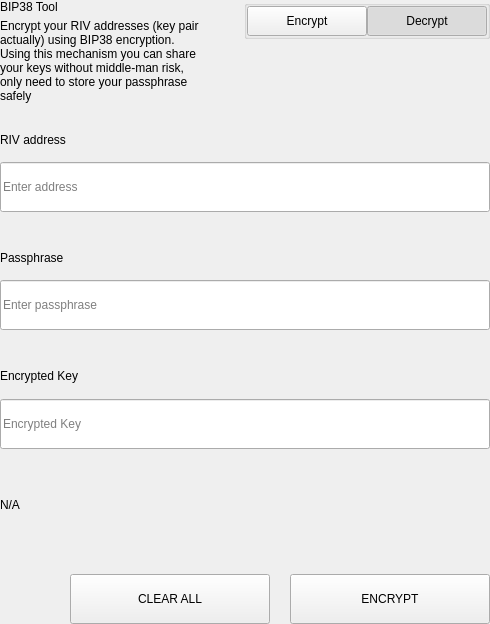
<?xml version="1.0" encoding="UTF-8"?>
<ui version="4.0">
 <class>SettingsBitToolWidget</class>
 <widget class="QWidget" name="SettingsBitToolWidget">
  <property name="geometry">
   <rect>
    <x>0</x>
    <y>0</y>
    <width>490</width>
    <height>624</height>
   </rect>
  </property>
  <property name="windowTitle">
   <string>Form</string>
  </property>
  <layout class="QVBoxLayout" name="verticalLayout">
   <property name="spacing">
    <number>0</number>
   </property>
   <property name="leftMargin">
    <number>0</number>
   </property>
   <property name="topMargin">
    <number>0</number>
   </property>
   <property name="rightMargin">
    <number>0</number>
   </property>
   <property name="bottomMargin">
    <number>0</number>
   </property>
   <item>
    <widget class="QWidget" name="left" native="true">
     <layout class="QVBoxLayout" name="verticalLayout_3">
      <property name="leftMargin">
       <number>0</number>
      </property>
      <property name="topMargin">
       <number>0</number>
      </property>
      <property name="rightMargin">
       <number>0</number>
      </property>
      <property name="bottomMargin">
       <number>0</number>
      </property>
      <item>
       <layout class="QVBoxLayout" name="verticalLayout_2">
        <property name="spacing">
         <number>0</number>
        </property>
        <item>
         <layout class="QHBoxLayout" name="horizontalLayout_3" stretch="3,1">
          <property name="spacing">
           <number>40</number>
          </property>
          <item>
           <layout class="QVBoxLayout" name="verticalLayoutTitle">
            <property name="spacing">
             <number>5</number>
            </property>
            <item>
             <widget class="QLabel" name="labelTitle">
              <property name="text">
               <string>BIP38 Tool</string>
              </property>
             </widget>
            </item>
            <item>
             <widget class="QLabel" name="labelSubtitle1">
              <property name="text">
               <string>Encrypt your RIV addresses (key pair actually) using BIP38 encryption.
Using this mechanism you can share your keys without middle-man risk, only need to store your passphrase safely</string>
              </property>
              <property name="wordWrap">
               <bool>true</bool>
              </property>
             </widget>
            </item>
           </layout>
          </item>
          <item alignment="Qt::AlignTop">
           <widget class="QGroupBox" name="groupBox">
            <property name="title">
             <string/>
            </property>
            <property name="alignment">
             <set>Qt::AlignLeading|Qt::AlignLeft|Qt::AlignTop</set>
            </property>
            <layout class="QHBoxLayout" name="horizontalLayout_4">
             <property name="spacing">
              <number>0</number>
             </property>
             <property name="leftMargin">
              <number>0</number>
             </property>
             <property name="topMargin">
              <number>0</number>
             </property>
             <property name="rightMargin">
              <number>0</number>
             </property>
             <property name="bottomMargin">
              <number>0</number>
             </property>
             <item>
              <spacer name="horizontalSpacer">
               <property name="orientation">
                <enum>Qt::Horizontal</enum>
               </property>
               <property name="sizeHint" stdset="0">
                <size>
                 <width>40</width>
                 <height>20</height>
                </size>
               </property>
              </spacer>
             </item>
             <item>
              <widget class="QPushButton" name="pushLeft">
               <property name="minimumSize">
                <size>
                 <width>120</width>
                 <height>30</height>
                </size>
               </property>
               <property name="maximumSize">
                <size>
                 <width>120</width>
                 <height>30</height>
                </size>
               </property>
               <property name="focusPolicy">
                <enum>Qt::NoFocus</enum>
               </property>
               <property name="text">
                <string>Encrypt</string>
               </property>
               <property name="checkable">
                <bool>true</bool>
               </property>
               <property name="autoExclusive">
                <bool>true</bool>
               </property>
              </widget>
             </item>
             <item>
              <widget class="QPushButton" name="pushRight">
               <property name="minimumSize">
                <size>
                 <width>120</width>
                 <height>30</height>
                </size>
               </property>
               <property name="maximumSize">
                <size>
                 <width>120</width>
                 <height>30</height>
                </size>
               </property>
               <property name="focusPolicy">
                <enum>Qt::NoFocus</enum>
               </property>
               <property name="text">
                <string>Decrypt</string>
               </property>
               <property name="checkable">
                <bool>true</bool>
               </property>
               <property name="checked">
                <bool>true</bool>
               </property>
               <property name="autoExclusive">
                <bool>true</bool>
               </property>
              </widget>
             </item>
            </layout>
           </widget>
          </item>
         </layout>
        </item>
        <item>
         <widget class="QStackedWidget" name="stackedWidget">
          <property name="currentIndex">
           <number>1</number>
          </property>
          <widget class="QWidget" name="pageDecrypt">
           <layout class="QVBoxLayout" name="verticalLayout_5">
            <property name="spacing">
             <number>0</number>
            </property>
            <property name="leftMargin">
             <number>0</number>
            </property>
            <property name="topMargin">
             <number>0</number>
            </property>
            <property name="rightMargin">
             <number>0</number>
            </property>
            <property name="bottomMargin">
             <number>0</number>
            </property>
            <item>
             <widget class="QWidget" name="widget" native="true">
              <property name="minimumSize">
               <size>
                <width>0</width>
                <height>100</height>
               </size>
              </property>
              <layout class="QVBoxLayout" name="verticalLayout_4">
               <property name="spacing">
                <number>0</number>
               </property>
               <property name="leftMargin">
                <number>0</number>
               </property>
               <property name="topMargin">
                <number>0</number>
               </property>
               <property name="rightMargin">
                <number>0</number>
               </property>
               <property name="bottomMargin">
                <number>0</number>
               </property>
               <item>
                <spacer name="verticalSpacer_2">
                 <property name="orientation">
                  <enum>Qt::Vertical</enum>
                 </property>
                 <property name="sizeType">
                  <enum>QSizePolicy::Fixed</enum>
                 </property>
                 <property name="sizeHint" stdset="0">
                  <size>
                   <width>20</width>
                   <height>20</height>
                  </size>
                 </property>
                </spacer>
               </item>
               <item>
                <layout class="QHBoxLayout" name="horizontalLayout_6" stretch="2">
                 <property name="spacing">
                  <number>0</number>
                 </property>
                 <item>
                  <layout class="QVBoxLayout" name="verticalLayout_7">
                   <property name="spacing">
                    <number>9</number>
                   </property>
                   <item>
                    <widget class="QLabel" name="labelSubtitleKey">
                     <property name="minimumSize">
                      <size>
                       <width>0</width>
                       <height>20</height>
                      </size>
                     </property>
                     <property name="maximumSize">
                      <size>
                       <width>16777215</width>
                       <height>20</height>
                      </size>
                     </property>
                     <property name="text">
                      <string>Encrypted key</string>
                     </property>
                    </widget>
                   </item>
                   <item>
                    <widget class="QLineEdit" name="lineEditKey">
                     <property name="minimumSize">
                      <size>
                       <width>0</width>
                       <height>50</height>
                      </size>
                     </property>
                     <property name="maximumSize">
                      <size>
                       <width>16777215</width>
                       <height>50</height>
                      </size>
                     </property>
                     <property name="placeholderText">
                      <string>Enter a encrypted key</string>
                     </property>
                    </widget>
                   </item>
                  </layout>
                 </item>
                </layout>
               </item>
               <item>
                <spacer name="verticalSpacer_3">
                 <property name="orientation">
                  <enum>Qt::Vertical</enum>
                 </property>
                 <property name="sizeType">
                  <enum>QSizePolicy::Fixed</enum>
                 </property>
                 <property name="sizeHint" stdset="0">
                  <size>
                   <width>20</width>
                   <height>20</height>
                  </size>
                 </property>
                </spacer>
               </item>
               <item>
                <layout class="QVBoxLayout" name="verticalLayout_9">
                 <property name="spacing">
                  <number>9</number>
                 </property>
                 <item>
                  <widget class="QLabel" name="labelSubtitlePassphrase">
                   <property name="maximumSize">
                    <size>
                     <width>16777215</width>
                     <height>20</height>
                    </size>
                   </property>
                   <property name="text">
                    <string>Passphrase</string>
                   </property>
                  </widget>
                 </item>
                 <item>
                  <widget class="QLineEdit" name="lineEditPassphrase">
                   <property name="minimumSize">
                    <size>
                     <width>0</width>
                     <height>50</height>
                    </size>
                   </property>
                   <property name="maximumSize">
                    <size>
                     <width>16777215</width>
                     <height>50</height>
                    </size>
                   </property>
                   <property name="placeholderText">
                    <string>Enter a passphrase</string>
                   </property>
                  </widget>
                 </item>
                </layout>
               </item>
               <item>
                <spacer name="verticalSpacer_4">
                 <property name="orientation">
                  <enum>Qt::Vertical</enum>
                 </property>
                 <property name="sizeType">
                  <enum>QSizePolicy::Fixed</enum>
                 </property>
                 <property name="sizeHint" stdset="0">
                  <size>
                   <width>20</width>
                   <height>20</height>
                  </size>
                 </property>
                </spacer>
               </item>
               <item>
                <widget class="QWidget" name="widget_3" native="true">
                 <property name="sizePolicy">
                  <sizepolicy hsizetype="Preferred" vsizetype="Fixed">
                   <horstretch>0</horstretch>
                   <verstretch>0</verstretch>
                  </sizepolicy>
                 </property>
                 <layout class="QVBoxLayout" name="verticalLayout_10">
                  <property name="spacing">
                   <number>9</number>
                  </property>
                  <property name="leftMargin">
                   <number>0</number>
                  </property>
                  <property name="topMargin">
                   <number>0</number>
                  </property>
                  <property name="rightMargin">
                   <number>0</number>
                  </property>
                  <property name="bottomMargin">
                   <number>0</number>
                  </property>
                  <item>
                   <widget class="QLabel" name="labelSubtitleDecryptResult">
                    <property name="minimumSize">
                     <size>
                      <width>0</width>
                      <height>20</height>
                     </size>
                    </property>
                    <property name="maximumSize">
                     <size>
                      <width>16777215</width>
                      <height>20</height>
                     </size>
                    </property>
                    <property name="text">
                     <string>Decrypted address result</string>
                    </property>
                   </widget>
                  </item>
                  <item>
                   <widget class="QWidget" name="widget_4" native="true">
                    <layout class="QHBoxLayout" name="horizontalLayout" stretch="6,0,1">
                     <property name="spacing">
                      <number>0</number>
                     </property>
                     <property name="leftMargin">
                      <number>0</number>
                     </property>
                     <property name="topMargin">
                      <number>0</number>
                     </property>
                     <property name="rightMargin">
                      <number>0</number>
                     </property>
                     <property name="bottomMargin">
                      <number>0</number>
                     </property>
                     <item alignment="Qt::AlignVCenter">
                      <widget class="QLineEdit" name="lineEditDecryptResult">
                       <property name="minimumSize">
                        <size>
                         <width>0</width>
                         <height>50</height>
                        </size>
                       </property>
                       <property name="maximumSize">
                        <size>
                         <width>16777215</width>
                         <height>50</height>
                        </size>
                       </property>
                       <property name="placeholderText">
                        <string>Decrypted Address</string>
                       </property>
                      </widget>
                     </item>
                     <item>
                      <spacer name="horizontalSpacer_4">
                       <property name="orientation">
                        <enum>Qt::Horizontal</enum>
                       </property>
                       <property name="sizeType">
                        <enum>QSizePolicy::Fixed</enum>
                       </property>
                       <property name="sizeHint" stdset="0">
                        <size>
                         <width>20</width>
                         <height>50</height>
                        </size>
                       </property>
                      </spacer>
                     </item>
                     <item>
                      <widget class="QPushButton" name="pushButtonImport">
                       <property name="minimumSize">
                        <size>
                         <width>140</width>
                         <height>40</height>
                        </size>
                       </property>
                       <property name="text">
                        <string>Import Address</string>
                       </property>
                      </widget>
                     </item>
                    </layout>
                   </widget>
                  </item>
                 </layout>
                </widget>
               </item>
               <item>
                <widget class="QLabel" name="statusLabel_DEC">
                 <property name="maximumSize">
                  <size>
                   <width>16777215</width>
                   <height>40</height>
                  </size>
                 </property>
                 <property name="text">
                  <string/>
                 </property>
                </widget>
               </item>
               <item>
                <spacer name="verticalSpacer">
                 <property name="orientation">
                  <enum>Qt::Vertical</enum>
                 </property>
                 <property name="sizeType">
                  <enum>QSizePolicy::Preferred</enum>
                 </property>
                 <property name="sizeHint" stdset="0">
                  <size>
                   <width>20</width>
                   <height>20</height>
                  </size>
                 </property>
                </spacer>
               </item>
               <item>
                <layout class="QHBoxLayout" name="horizontalLayout_7">
                 <property name="spacing">
                  <number>0</number>
                 </property>
                 <item>
                  <spacer name="horizontalSpacer_5">
                   <property name="orientation">
                    <enum>Qt::Horizontal</enum>
                   </property>
                   <property name="sizeType">
                    <enum>QSizePolicy::Expanding</enum>
                   </property>
                   <property name="sizeHint" stdset="0">
                    <size>
                     <width>40</width>
                     <height>20</height>
                    </size>
                   </property>
                  </spacer>
                 </item>
                 <item>
                  <widget class="QPushButton" name="pushButtonDecryptClear">
                   <property name="minimumSize">
                    <size>
                     <width>200</width>
                     <height>50</height>
                    </size>
                   </property>
                   <property name="maximumSize">
                    <size>
                     <width>200</width>
                     <height>50</height>
                    </size>
                   </property>
                   <property name="text">
                    <string>CLEAR</string>
                   </property>
                  </widget>
                 </item>
                 <item>
                  <spacer name="horizontalSpacer_3">
                   <property name="orientation">
                    <enum>Qt::Horizontal</enum>
                   </property>
                   <property name="sizeType">
                    <enum>QSizePolicy::Fixed</enum>
                   </property>
                   <property name="sizeHint" stdset="0">
                    <size>
                     <width>20</width>
                     <height>20</height>
                    </size>
                   </property>
                  </spacer>
                 </item>
                 <item>
                  <widget class="QPushButton" name="pushButtonDecrypt">
                   <property name="minimumSize">
                    <size>
                     <width>200</width>
                     <height>50</height>
                    </size>
                   </property>
                   <property name="maximumSize">
                    <size>
                     <width>200</width>
                     <height>50</height>
                    </size>
                   </property>
                   <property name="text">
                    <string>DECRYPT KEY</string>
                   </property>
                  </widget>
                 </item>
                </layout>
               </item>
              </layout>
             </widget>
            </item>
           </layout>
          </widget>
          <widget class="QWidget" name="pageEncrypt">
           <layout class="QVBoxLayout" name="verticalLayout_11">
            <property name="spacing">
             <number>0</number>
            </property>
            <property name="leftMargin">
             <number>0</number>
            </property>
            <property name="topMargin">
             <number>0</number>
            </property>
            <property name="rightMargin">
             <number>0</number>
            </property>
            <property name="bottomMargin">
             <number>0</number>
            </property>
            <item>
             <spacer name="verticalSpacer_8">
              <property name="orientation">
               <enum>Qt::Vertical</enum>
              </property>
              <property name="sizeType">
               <enum>QSizePolicy::Fixed</enum>
              </property>
              <property name="sizeHint" stdset="0">
               <size>
                <width>20</width>
                <height>20</height>
               </size>
              </property>
             </spacer>
            </item>
            <item>
             <widget class="QWidget" name="containerAddressEnc" native="true">
              <layout class="QVBoxLayout" name="containerAddressEncLayout">
               <property name="spacing">
                <number>5</number>
               </property>
               <property name="leftMargin">
                <number>0</number>
               </property>
               <property name="topMargin">
                <number>0</number>
               </property>
               <property name="rightMargin">
                <number>0</number>
               </property>
               <property name="bottomMargin">
                <number>0</number>
               </property>
               <item>
                <widget class="QLabel" name="labelSubtitleAddress">
                 <property name="minimumSize">
                  <size>
                   <width>0</width>
                   <height>20</height>
                  </size>
                 </property>
                 <property name="maximumSize">
                  <size>
                   <width>16777215</width>
                   <height>20</height>
                  </size>
                 </property>
                 <property name="text">
                  <string>RIV address</string>
                 </property>
                </widget>
               </item>
               <item>
                <widget class="QLineEdit" name="addressIn_ENC">
                 <property name="minimumSize">
                  <size>
                   <width>0</width>
                   <height>50</height>
                  </size>
                 </property>
                 <property name="placeholderText">
                  <string>Enter address</string>
                 </property>
                </widget>
               </item>
              </layout>
             </widget>
            </item>
            <item>
             <spacer name="verticalSpacer_6">
              <property name="orientation">
               <enum>Qt::Vertical</enum>
              </property>
              <property name="sizeType">
               <enum>QSizePolicy::Fixed</enum>
              </property>
              <property name="sizeHint" stdset="0">
               <size>
                <width>20</width>
                <height>20</height>
               </size>
              </property>
             </spacer>
            </item>
            <item>
             <widget class="QWidget" name="containerAddress" native="true">
              <layout class="QHBoxLayout" name="horizontalLayout_9" stretch="2">
               <property name="spacing">
                <number>0</number>
               </property>
               <property name="leftMargin">
                <number>0</number>
               </property>
               <property name="topMargin">
                <number>0</number>
               </property>
               <property name="rightMargin">
                <number>0</number>
               </property>
               <property name="bottomMargin">
                <number>0</number>
               </property>
               <item>
                <layout class="QVBoxLayout" name="verticalLayout_8">
                 <property name="spacing">
                  <number>5</number>
                 </property>
                 <item>
                  <widget class="QLabel" name="labelSubtitleMessage">
                   <property name="minimumSize">
                    <size>
                     <width>0</width>
                     <height>20</height>
                    </size>
                   </property>
                   <property name="maximumSize">
                    <size>
                     <width>16777215</width>
                     <height>20</height>
                    </size>
                   </property>
                   <property name="text">
                    <string>Passphrase</string>
                   </property>
                  </widget>
                 </item>
                 <item>
                  <widget class="QLineEdit" name="passphraseIn_ENC">
                   <property name="minimumSize">
                    <size>
                     <width>0</width>
                     <height>50</height>
                    </size>
                   </property>
                   <property name="maximumSize">
                    <size>
                     <width>16777215</width>
                     <height>50</height>
                    </size>
                   </property>
                   <property name="placeholderText">
                    <string>Enter passphrase</string>
                   </property>
                  </widget>
                 </item>
                </layout>
               </item>
              </layout>
             </widget>
            </item>
            <item>
             <spacer name="verticalSpacer_7">
              <property name="orientation">
               <enum>Qt::Vertical</enum>
              </property>
              <property name="sizeType">
               <enum>QSizePolicy::Fixed</enum>
              </property>
              <property name="sizeHint" stdset="0">
               <size>
                <width>20</width>
                <height>20</height>
               </size>
              </property>
             </spacer>
            </item>
            <item>
             <widget class="QWidget" name="widget_2" native="true">
              <property name="minimumSize">
               <size>
                <width>0</width>
                <height>75</height>
               </size>
              </property>
              <property name="maximumSize">
               <size>
                <width>16777215</width>
                <height>16777215</height>
               </size>
              </property>
              <layout class="QVBoxLayout" name="verticalLayout_6">
               <property name="leftMargin">
                <number>0</number>
               </property>
               <property name="topMargin">
                <number>0</number>
               </property>
               <property name="rightMargin">
                <number>0</number>
               </property>
               <property name="bottomMargin">
                <number>0</number>
               </property>
               <item>
                <widget class="QLabel" name="labelSubtitleEncryptedKey">
                 <property name="minimumSize">
                  <size>
                   <width>0</width>
                   <height>20</height>
                  </size>
                 </property>
                 <property name="maximumSize">
                  <size>
                   <width>16777215</width>
                   <height>20</height>
                  </size>
                 </property>
                 <property name="text">
                  <string>Encrypted Key</string>
                 </property>
                </widget>
               </item>
               <item>
                <widget class="QLineEdit" name="encryptedKeyOut_ENC">
                 <property name="minimumSize">
                  <size>
                   <width>0</width>
                   <height>50</height>
                  </size>
                 </property>
                 <property name="placeholderText">
                  <string>Encrypted Key</string>
                 </property>
                </widget>
               </item>
              </layout>
             </widget>
            </item>
            <item>
             <widget class="QLabel" name="statusLabel_ENC">
              <property name="text">
               <string notr="true">N/A</string>
              </property>
             </widget>
            </item>
            <item>
             <spacer name="verticalSpacer_5">
              <property name="orientation">
               <enum>Qt::Vertical</enum>
              </property>
              <property name="sizeType">
               <enum>QSizePolicy::Fixed</enum>
              </property>
              <property name="sizeHint" stdset="0">
               <size>
                <width>20</width>
                <height>20</height>
               </size>
              </property>
             </spacer>
            </item>
            <item>
             <layout class="QHBoxLayout" name="horizontalLayout_8">
              <property name="spacing">
               <number>0</number>
              </property>
              <item>
               <spacer name="horizontalSpacer_6">
                <property name="orientation">
                 <enum>Qt::Horizontal</enum>
                </property>
                <property name="sizeType">
                 <enum>QSizePolicy::Expanding</enum>
                </property>
                <property name="sizeHint" stdset="0">
                 <size>
                  <width>40</width>
                  <height>20</height>
                 </size>
                </property>
               </spacer>
              </item>
              <item>
               <widget class="QPushButton" name="pushButtonClear">
                <property name="minimumSize">
                 <size>
                  <width>200</width>
                  <height>50</height>
                 </size>
                </property>
                <property name="focusPolicy">
                 <enum>Qt::NoFocus</enum>
                </property>
                <property name="text">
                 <string>CLEAR ALL</string>
                </property>
               </widget>
              </item>
              <item>
               <spacer name="horizontalSpacer_2">
                <property name="orientation">
                 <enum>Qt::Horizontal</enum>
                </property>
                <property name="sizeType">
                 <enum>QSizePolicy::Fixed</enum>
                </property>
                <property name="sizeHint" stdset="0">
                 <size>
                  <width>20</width>
                  <height>20</height>
                 </size>
                </property>
               </spacer>
              </item>
              <item>
               <widget class="QPushButton" name="pushButtonEncrypt">
                <property name="minimumSize">
                 <size>
                  <width>200</width>
                  <height>50</height>
                 </size>
                </property>
                <property name="maximumSize">
                 <size>
                  <width>200</width>
                  <height>50</height>
                 </size>
                </property>
                <property name="focusPolicy">
                 <enum>Qt::NoFocus</enum>
                </property>
                <property name="text">
                 <string>ENCRYPT</string>
                </property>
               </widget>
              </item>
             </layout>
            </item>
           </layout>
          </widget>
         </widget>
        </item>
       </layout>
      </item>
     </layout>
    </widget>
   </item>
  </layout>
 </widget>
 <resources/>
 <connections/>
</ui>
